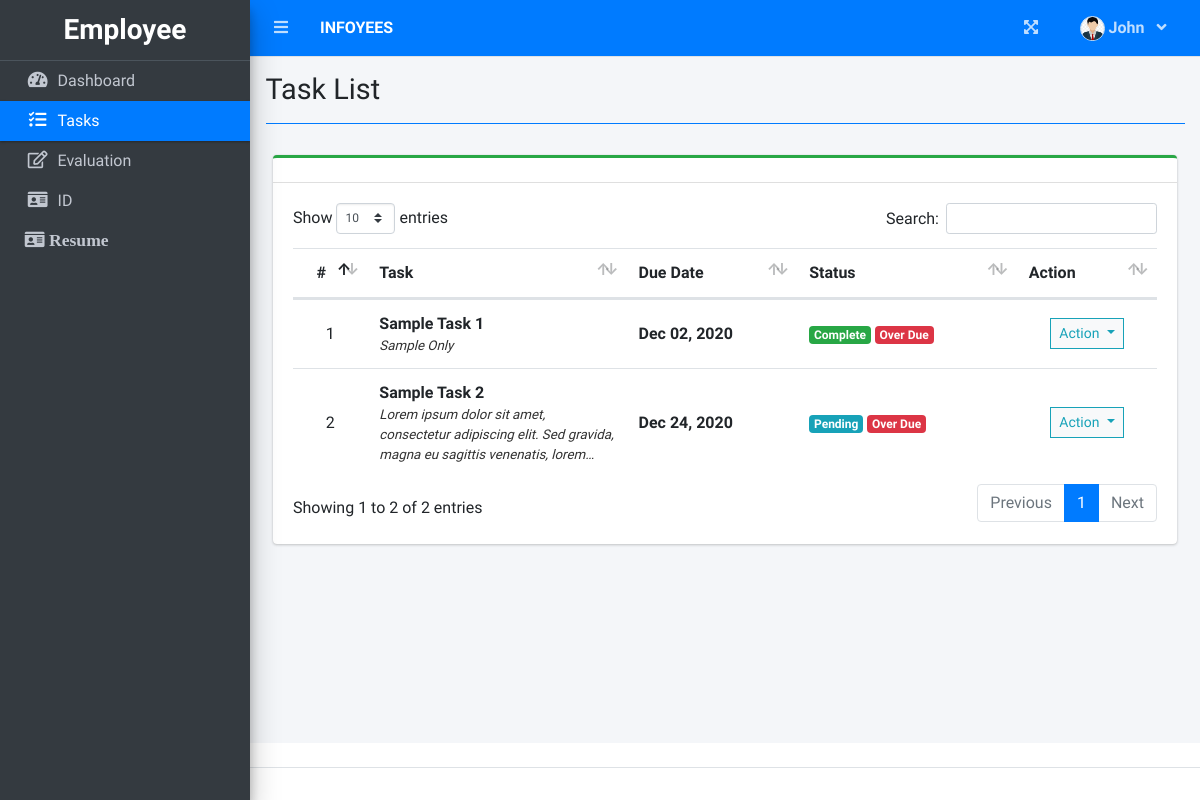
Page /index.php?page=task_list (signed in) on the committed database.
### tables this page shows
CREATE TABLE `task_list` (
  `id` int(30) NOT NULL,
  `task` varchar(200) NOT NULL,
  `description` text NOT NULL,
  `employee_id` int(30) NOT NULL,
  `due_date` date NOT NULL,
  `completed` date NOT NULL,
  `status` int(1) NOT NULL COMMENT '0=pending, 1=on-progress,3=Completed',
  `date_created` datetime NOT NULL DEFAULT current_timestamp()
);

### task_list.php (the view, shortened to what this page needs)
<?php include'db_connect.php' ?>
<div class="col-lg-12">
	<div class="card card-outline card-success">
		<div class="card-header">
		</div>
		<div class="card-body">
			<table class="table tabe-hover table-condensed" id="list">
				<thead>
					<tr>
						<th class="text-center">#</th>
						<th width="30%">Task</th>
						<th>Due Date</th>
						<th>Status</th>
						<th>Action</th>
					</tr>
				</thead>
				<tbody>
					<?php
					$i = 1;
					$where = "";
					if($_SESSION['login_type'] == 0)
						$where = " where t.employee_id = '{$_SESSION['login_id']}' ";
					elseif($_SESSION['login_type'] == 1)
						$where = " where e.evaluator_id = {$_SESSION['login_id']} ";
					$qry = $conn->query("SELECT t.*,concat(e.lastname,', ',e.firstname,' ',e.middlename) as name FROM task_list t inner join employee_list e on e.id = t.employee_id $where order by unix_timestamp(t.date_created) asc");
					while($row= $qry->fetch_assoc()):
						$trans = get_html_translation_table(HTML_ENTITIES,ENT_QUOTES);
						unset($trans["\""], $trans["<"], $trans[">"], $trans["<h2"]);
						$desc = strtr(html_entity_decode($row['description']),$trans);
						$desc=str_replace(array("<li>","</li>"), array("",", "), $desc);
					?>
					<tr>
						<td class="text-center"><?php echo $i++ ?></td>
						<td>
							<p><b><?php echo ucwords($row['task']) ?></b></p>
							<p class="truncate"><?php echo strip_tags($desc) ?></p>
						</td>
						<td><b><?php echo date("M d, Y",strtotime($row['due_date'])) ?></b></td>
						<td>
                        	<?php
                        	if($row['status'] == 0){
						  		echo "<span class='badge badge-info'>Pending</span>";
                        	}elseif($row['status'] == 1){
						  		echo "<span class='badge badge-primary'>On-Progress</span>";
                        	}elseif($row['status'] == 2){
						  		echo "<span class='badge badge-success'>Complete</span>";
                        	}
                        	if(strtotime($row['due_date']) < strtotime(date('Y-m-d'))){
						  		echo "<span class='badge badge-danger mx-1'>Over Due</span>";
                        	}
                        	?>
                        </td>
						<td class="text-center">
							<button type="button" class="btn btn-default btn-sm btn-flat border-info wave-effect text-info dropdown-toggle" data-toggle="dropdown" aria-expanded="true">
		                      Action
		                    </button>
						</td>
					</tr>
				<?php endwhile; ?>
				</tbody>
			</table>
		</div>
	</div>
</div>

### task_list.php (style rules this page uses)
table p { margin: unset !important; }
table td { vertical-align: middle !important }

### rows in the picture
task_list: task "Sample Task 1", description "Sample Only", due_date "Dec 02, 2020", status "Complete", shows "Over Due"
task_list: task "Sample Task 2", description "Lorem ipsum dolor sit amet, consectetur adipiscing elit. Sed gravida, magna eu sagittis venenatis,…", due_date "Dec 24, 2020", status "Pending", shows "Over Due"

### other values in the picture
$_SESSION['login_firstname'] "John"
$title "Task List"
